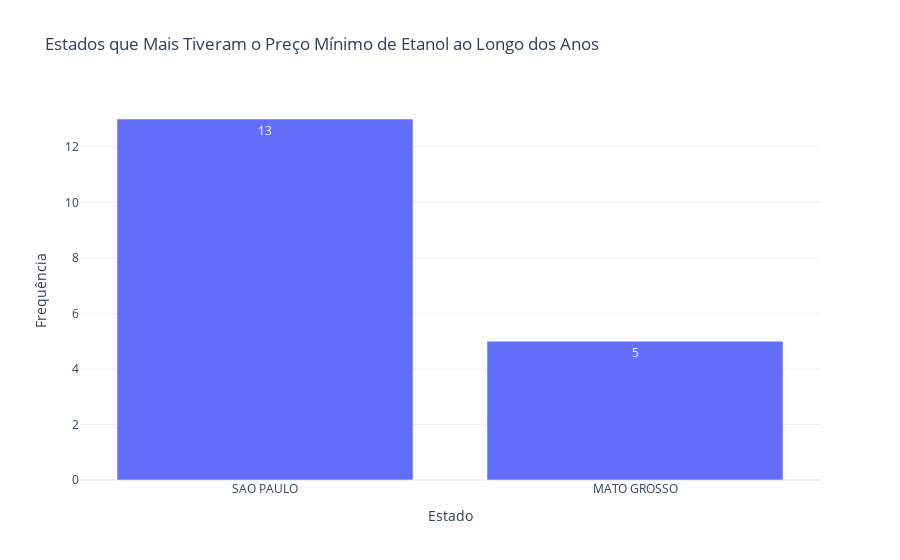

The notebook cell saved with this chart:
### Code cell
# Contagem de estados que mais aparecem como mínimo
max_counts = tabela_diferencas_etanol['Estado Preço Médio Mínimo'].value_counts().reset_index()
max_counts.columns = ['Estado', 'Frequência']

fig = px.bar(
    max_counts,
    x='Estado',
    y='Frequência',
    title="Estados que Mais Tiveram o Preço Mínimo de Etanol ao Longo dos Anos",
    text='Frequência'
)

fig.update_layout(template="plotly_white")

fig.write_image("../images/preco_min_etanol.png")
fig.show()

### Figure 1 — Plotly figure (JSON) as saved in the notebook; plotly's stock layout.template omitted (floating-point values rounded to 4 significant figures)
{"data": [{"hovertemplate": "Estado=%{x}<br>Frequência=%{text}<extra></extra>", "legendgroup": "", "marker": {"color": "#636efa", "pattern": {"shape": ""}}, "name": "", "orientation": "v", "showlegend": false, "text": [13.0, 5.0], "textposition": "auto", "type": "bar", "x": ["SAO PAULO", "MATO GROSSO"], "xaxis": "x", "y": [13, 5], "yaxis": "y"}], "layout": {"barmode": "relative", "legend": {"tracegroupgap": 0}, "title": {"text": "Estados que Mais Tiveram o Preço Mínimo de Etanol ao Longo dos Anos"}, "xaxis": {"anchor": "y", "domain": [0, 1], "title": {"text": "Estado"}}, "yaxis": {"anchor": "x", "domain": [0, 1], "title": {"text": "Frequência"}}}}
